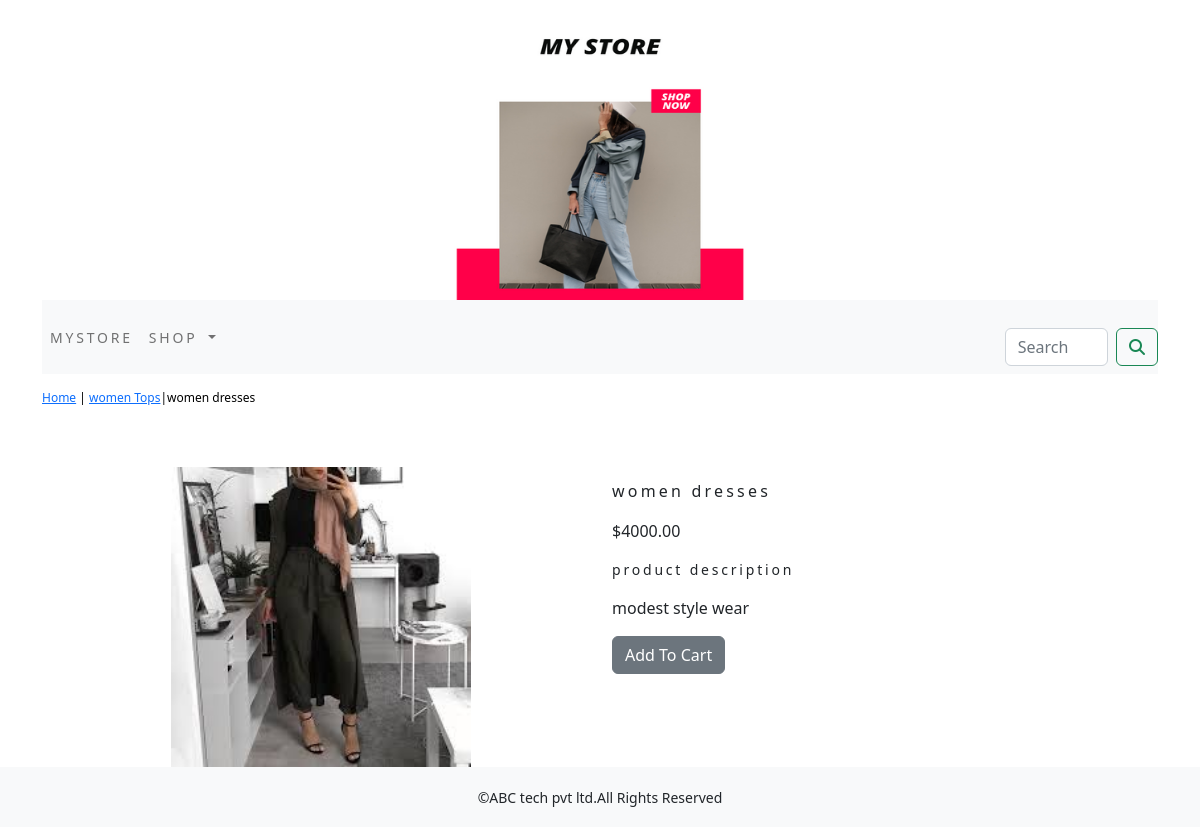
The app's page /shop/women-tops/women-dresses/ with its own data.
### ecommerceapp/models.py (models this page shows, shortened)
class Product(models.Model):
    name=models.CharField(max_length=250,unique=True)
    slug=models.SlugField(max_length=250,unique=True)
    description=models.TextField(blank=True)
    price=models.DecimalField(max_digits=10,decimal_places=2)
    category=models.ForeignKey(Category,on_delete=models.CASCADE)
    image=models.ImageField(upload_to='product',blank=True)
    stock=models.IntegerField()
    available=models.BooleanField(default=True)
    created=models.DateTimeField(auto_now_add=True)
    updated=models.DateTimeField(auto_now=True)
    class Meta:
        ordering=('name',)
        verbose_name='product'
        verbose_name_plural='products'

class Category(models.Model):
    name=models.CharField(max_length=250,unique=True)
    slug=models.SlugField(max_length=50,unique=True)
    description=models.TextField(blank=True)
    image=models.ImageField(upload_to='category',blank=True)
    class Meta:
        ordering=('name',)
        verbose_name='category'
        verbose_name_plural='categories'
    def get_url(self):
        return reverse('ecommerceapp:products_by_category',args=[self.slug])
    def __str__(self):
          return '{}'.format(self.name)

### ecommerceapp/views.py (the view)
# urls.py: path('<slug:c_slug>/<slug:product_slug>/',views.proDetail, name='prodCatdetail'),
def proDetail(request,c_slug,product_slug):
    try:
        product=Product.objects.get(category__slug=c_slug,slug=product_slug)
    except Exception as e:
        raise e
    return render(request,'product.html',{'product':product})

### cart_app/context_processors.py (called while the page is built)
def counter(request):
    item_count=0
    if 'admin' in request.path:
        return {}
    else:
        try:
            cart=Cart.objects.filter(cart_id=_cart_id(request))
            cart_items=CartItem.objects.all().filter(cart=cart[:1])
            for cart_item in cart_items:
                item_count += cart_item.quantity
        except Cart.DoesNotExist:
            item_count =0
    return dict(item_count=item_count)

### cart_app/views.py (called while the page is built)
def _cart_id(request):
    cart=request.session.session_key
    if not cart:
        cart=request.session.create()
    return cart

### ecommerceapp/context_processors.py (called while the page is built)
def menu_links(request):
    links=Category.objects.all()
    return dict(links=links)

### templates/product.html (shortened to what this page needs)
{% extends 'base.html' %}
{% load static %}
{% block content %}
<div class="row my_prod_row_class">
    <div class="mx_auto">
        <p><a href="{% url 'ecommerceapp:allProdCat' %}">Home</a> | <a href="{{product.category.get_url}}">{{product.category}}</a>|{{product.name}}</p>
    </div>
</div>
<div class="container">
<br>
<div class="row">
    <div class="col-12 col-sm-12 col-md-12 col-lg-6 text-center">
        <div style="min-width:18rem;">
            <img src="{{product.image.url}}"  style="width:300px;height:300px;" alt="{{product.name}}">
        </div>
    </div>
     <div class="col-12 col-sm-12 col-md-12 col-lg-6 ">
         <div>
         <h1 class="my_prod_title">{{product.name}}</h1>
          <p>${{product.price}}</p>
           <p class="my_title">product description</p>
         <p class="text-justify my_prod_text">{{product.description}}</p>
         {% if product.stock <= 0 %}
         <p class="text-justify my_prod_text"><b>Out of Stock</b></p>
         {% else %}
         <a class="btn btn-secondary" href="{% url 'cart_app:add_cart' product.id %}">Add To Cart</a>
       {% endif %}
  </div>
        </div>
</div>
</div>
{% endblock %}

### static/css/custom.css (style rules this page uses)
body { font-family: 'Roboto', sans-serif; }
.my_title { font-size:14px; text_transform:uppercase; letter-spacing : .2em; }
.my_prod_row_class { padding-top:15px; padding-bottom:20px; }
.my_prod_row_class .mx_auto { color:#000; font-size:12px; text-decoration:none; }
.my_prod_title { font-size:16px; text_transform:uppercase; letter-spacing :.2em; padding-top:15px; padding-bottom:10px; }

### records on screen
Product: category "women Tops", name "women dresses", image (picture), price "4000.00", description "modest style wear"
